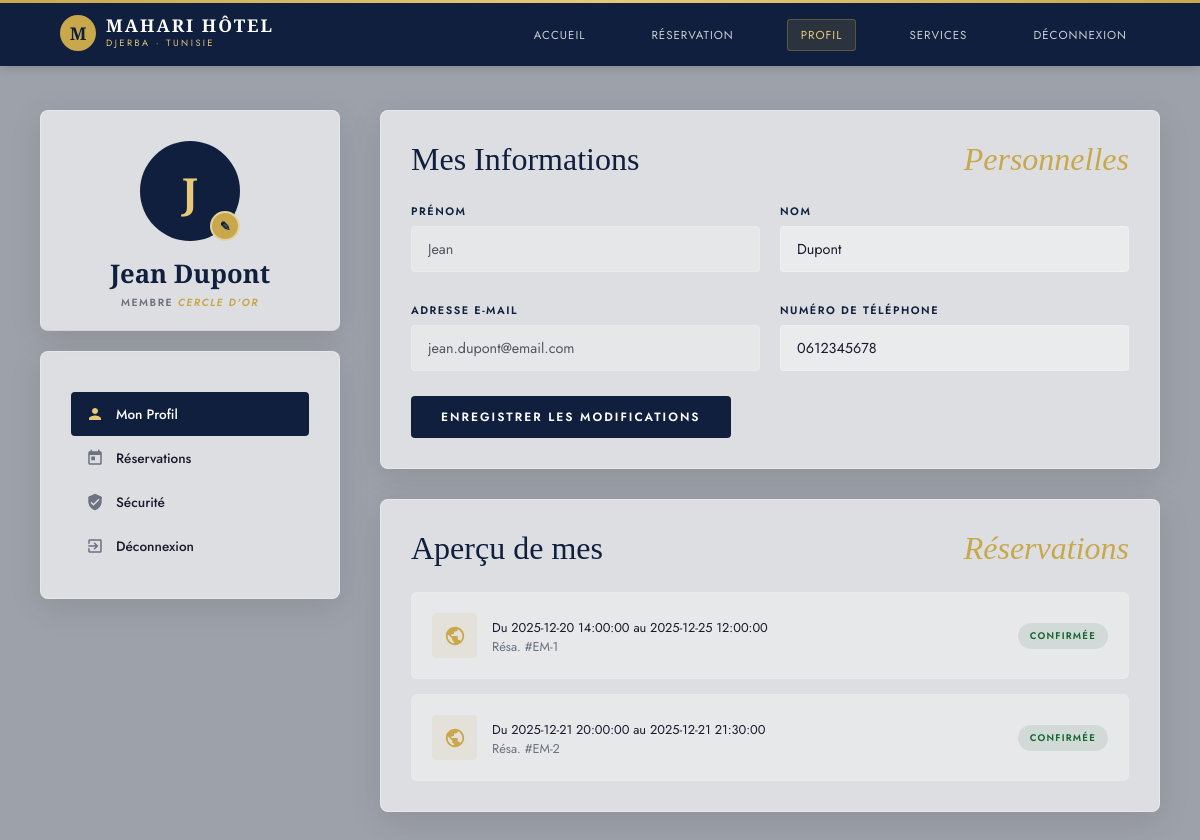
Page /Backend/profil.php (signed in) on the committed database.
### tables this page shows
CREATE TABLE `clients` (
  `id` int(11) NOT NULL,
  `nom` varchar(100) NOT NULL,
  `prenom` varchar(100) NOT NULL,
  `email` varchar(255) NOT NULL,
  `telephone` varchar(20) NOT NULL,
  `mot_de_passe` varchar(255) NOT NULL,
  `date_inscription` datetime DEFAULT current_timestamp()
);

CREATE TABLE `reservations` (
  `id` int(11) NOT NULL,
  `client_id` int(11) NOT NULL,
  `type_reservation` enum('chambre','service','combo') NOT NULL,
  `room_id` int(11) DEFAULT NULL,
  `service_id` int(11) DEFAULT NULL,
  `date_debut` datetime NOT NULL,
  `date_fin` datetime NOT NULL,
  `statut` enum('en_attente','confirmee','annulee','terminee') DEFAULT 'en_attente',
  `montant_total` decimal(10,2) DEFAULT NULL,
  `date_reservation` datetime DEFAULT current_timestamp(),
  `notes` text DEFAULT NULL
);

### Backend/profil.php (the view, shortened to what this page needs)
<?php
require 'db.php';
$id = (int)$_SESSION['user_id'];
$stmt = $conn->prepare("SELECT * FROM clients WHERE id = ?");
$stmt->bind_param("i", $id);
$stmt->execute();
$result = $stmt->get_result();
$user = $result->fetch_assoc();
$stmt_hist = $conn->prepare("SELECT * FROM reservations WHERE client_id = ?");
$stmt_hist->bind_param("i", $id);
$stmt_hist->execute();
$history = $stmt_hist->get_result();
$initiale = strtoupper(substr($user['prenom'], 0, 1));
$nom_complet = htmlspecialchars($user['prenom'] . ' ' . $user['nom']);
?>
<!DOCTYPE html>
<html lang="fr">
<head>
</head>
<body>
  <nav class="navbar">
    <a href="../frontend/accueil.html" class="nav-logo">
      <div class="nav-logo-icon">M</div>
      <div>
        <div class="nav-logo-name">Mahari Hôtel</div>
        <div class="nav-logo-sub">Djerba · Tunisie</div>
      </div>
    </a>
    <ul class="nav-links">
      <li><a href="../frontend/accueil.html">Accueil</a></li>
      <li><a href="../frontend/reservation.html">Réservation</a></li>
      <li class="active"><a href="profil.php">Profil</a></li>
      <li><a href="../frontend/services.html">Services</a></li>
      <li><a href="logout.php">Déconnexion</a></li>
    </ul>
  </nav>
  <div class="profile-container">
    <aside class="profile-sidebar">
      <div class="card profile-summary">
        <div class="avatar-wrap">
          <?php echo $initiale; ?>
          <div class="avatar-edit">✎</div>
        </div>
        <h2 class="user-name"><?php echo $nom_complet; ?></h2>
        <p class="user-status">Membre <em>Cercle d'Or</em></p>
      </div>
      <div class="card">
        <ul class="profile-nav">
          <li class="active">
            <a href="profil.php">
              <svg viewBox="0 0 24 24"><path d="M12 12c2.21 0 4-1.79 4-4s-1.79-4-4-4-4 1.79-4 4 1.79 4 4 4zm0 2c-2.67 0-8 1.34-8 4v2h16v-2c0-2.66-5.33-4-8-4z"/></svg>
              Mon Profil
            </a>
          </li>
          <li>
            <a href="../frontend/reservation.html">
              <svg viewBox="0 0 24 24"><path d="M19 3h-1V1h-2v2H8V1H6v2H5c-1.11 0-1.99.9-1.99 2L3 19c0 1.1.89 2 2 2h14c1.1 0 2-.9 2-2V5c0-1.1-.9-2-2-2zm0 16H5V8h14v11zM7 10h5v5H7z"/></svg>
              Réservations
            </a>
          </li>
          <li>
            <a href="#">
              <svg viewBox="0 0 24 24"><path d="M12 1L3 5v6c0 5.55 3.84 10.74 9 12 5.16-1.26 9-6.45 9-12V5l-9-4zm-2 16l-4-4 1.41-1.41L10 14.17l6.59-6.59L18 9l-8 8z"/></svg>
              Sécurité
            </a>
          </li>
          <li>
            <a href="logout.php">
              <svg viewBox="0 0 24 24"><path d="M10.09 15.59L11.5 17l5-5-5-5-1.41 1.41L12.67 11H3v2h9.67l-2.58 2.59zM19 3H5c-1.11 0-2 .9-2 2v4h2V5h14v14H5v-4H3v4c0 1.1.89 2 2 2h14c1.1 0 2-.9 2-2V5c0-1.1-.9-2-2-2z"/></svg>
              Déconnexion
            </a>
          </li>
        </ul>
      </div>
    </aside>
    <main class="profile-main">
      <div class="card">
        <h1 class="section-title">Mes Informations <em>Personnelles</em></h1>
        <form method="POST" action="profil.php">
          <div class="form-grid">
            <div class="form-group">
              <label>Prénom</label>
              <input type="text" value="<?php echo htmlspecialchars($user['prenom']); ?>" readonly>
            </div>
            <div class="form-group">
              <label>Nom</label>
              <input type="text" name="nom" value="<?php echo htmlspecialchars($user['nom']); ?>">
            </div>
            <div class="form-group">
              <label>Adresse e-mail</label>
              <input type="email" value="<?php echo htmlspecialchars($user['email']); ?>" readonly>
            </div>
            <div class="form-group">
              <label>Numéro de téléphone</label>
              <input type="tel" name="telephone" value="<?php echo htmlspecialchars($user['telephone']); ?>">
            </div>
          </div>
          <button type="submit" name="modifier" class="btn-save">Enregistrer les modifications</button>
        </form>
      </div>
      <div class="card">
        <h1 class="section-title">Aperçu de mes <em>Réservations</em></h1>
        <ul class="reservation-list">
          <?php if ($history->num_rows > 0): ?>
            <?php while($row = $history->fetch_assoc()): ?>
            <li class="reservation-item">
              <div class="res-info">
                <div class="res-icon">
                </div>
                <div class="res-details">
                  <span class="res-date">
                    Du <?php echo htmlspecialchars($row['date_debut']); ?>
                    au <?php echo htmlspecialchars($row['date_fin']); ?>
                  </span>
                  <span class="res-id">Résa. #EM-<?php echo $row['id']; ?></span>
                </div>
              </div>
              <span class="res-status confirmed">Confirmée</span>
            </li>
            <?php endwhile; ?>
          <?php else: ?>
            <p class="no-reservation">Aucune réservation pour le moment.</p>
          <?php endif; ?>
        </ul>
      </div>
    </main>
  </div>
</body>
</html>

### rows in the picture
clients: prenom "J", nom_complet "Jean Dupont", prenom "Jean", nom "Dupont", email "jean.dupont@email.com", telephone "0612345678"
reservations: date_debut "2025-12-20 14:00:00", date_fin "2025-12-25 12:00:00", id "1"
reservations: date_debut "2025-12-21 20:00:00", date_fin "2025-12-21 21:30:00", id "2"
